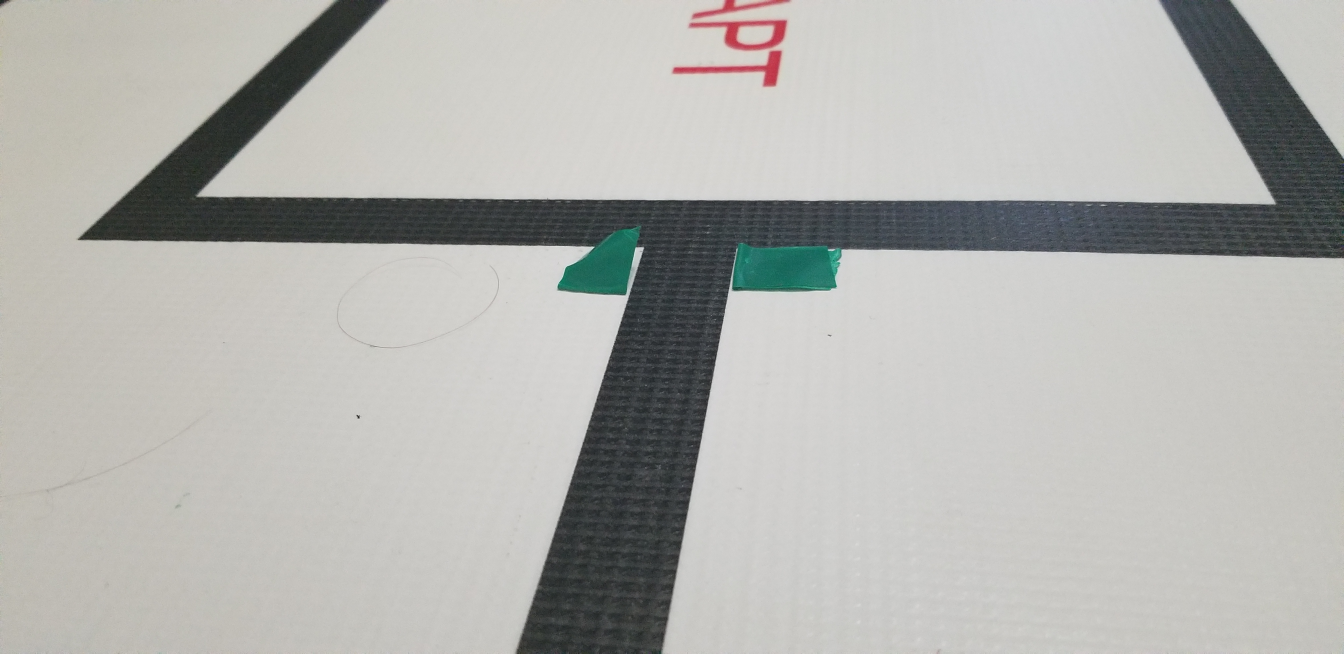
#> input picture software/vision/images/intersection/0.jpg, 4032 x 1960 px, found by its file name (shown at 1/3 size)
$ python intersection.py
#> lines starting #> are read from the running program, lines starting #| are printed output that depends on the picture
### software/vision/colors.py
import os

import cv2 as cv
import numpy as np

from .common import clean_mask, flatten, group

BLACK_COLOR_RANGE = (
        (0, 0, 0),
        (60, 60, 60)
        )
GREEN_COLOR_RANGE = (
        (140, 225, 100),
        (200, 255, 180)
        )
SILVER_COLOR_RANGE = (
        (55, 70, 90),
        (90, 90, 115)
        )
OBSTACLE_COLOR_RANGE = (
        (80, 60, 55),
        (110, 70, 65)
        )
ALL_RANGES = [
              BLACK_COLOR_RANGE,
              GREEN_COLOR_RANGE,
              SILVER_COLOR_RANGE,
              OBSTACLE_COLOR_RANGE
              ]
RANGE_NAMES = ("black", "green", "silver", "obstacle")


# [24 lines left out: functions _copy_all_ranges, load_color_ranges, save_color_ranges, not called in this run]


def find_black(img) -> cv.Mat:
    return find_color(img, BLACK_COLOR_RANGE)


def find_green(img) -> cv.Mat:
    return find_color(img, GREEN_COLOR_RANGE)


def find_silver(img) -> cv.Mat:
    return find_color(img, SILVER_COLOR_RANGE)


def find_obstacle(img) -> cv.Mat:
    return find_color(img, OBSTACLE_COLOR_RANGE)


def find_color(img: cv.Mat, range_) -> cv.Mat:
    img = cv.cvtColor(img, cv.COLOR_BGR2LAB)
    mask = cv.inRange(img, *range_)
    return clean_mask(mask)


# [50 lines left out: function main, not called in this run]


# [2 lines that do not run on import are left out]

### software/vision/common.py
import math
from typing import Iterable, List, Tuple
import numpy as np
import cv2 as cv

ColorT = Tuple[int, int, int]


def clean_mask(mask: cv.Mat) -> cv.Mat:
    kernel_erote = np.ones((3, 3), np.uint8)
    erosion = cv.erode(mask, kernel_erote, iterations=1)

    kernel_dilate = np.ones((9, 9), np.uint8)
    dilation = cv.dilate(erosion, kernel_dilate, iterations=2)

    kernel_close = np.ones((5,5),np.uint8)
    closing = cv.morphologyEx(dilation, cv.MORPH_CLOSE, kernel_close)

    return closing


def draw_horizontal_line(img: cv.Mat, y: int, color: ColorT):
    cv.line(img, (0, y), (img.shape[1], y), color)


def draw_vertical_line(img: cv.Mat, x: int, color: ColorT):
    cv.line(img, (x, 0), (x, img.shape[0]), color)


# [10 lines left out: function draw_angled_line, not called in this run]


def upper_row(mat: cv.Mat, height: int = 1) -> cv.Mat:
    return mat[0:height,:]


def lower_row(mat: cv.Mat, height: int = 1) -> cv.Mat:
    return mat[mat.shape[0] - height:,:]


def mid_row(mat: cv.Mat) -> cv.Mat:
    return mat[mat.shape[0] // 2,:]


def left_half(mat: cv.Mat) -> cv.Mat:
    return mat[:, (mat.shape[1] // 2):]


def right_half(mat: cv.Mat) -> cv.Mat:
    return mat[:, :(mat.shape[1] // 2)]


def is_mat_empty(mat: cv.Mat) -> bool:
    return bool(np.all(mat == 0))


def is_mat_filled(mat: cv.Mat) -> bool:
    return bool(np.all(mat))


# [5 lines left out: function get_fill_frac, not called in this run]


def flatten(l: Iterable[tuple]) -> list:
    return [y for x in l for y in x]


def group(l, elements: int) -> List[tuple]:
    return [tuple(l[i + x] for x in range(elements)) for i in range(0, len(l) - (elements - 1), elements)]

### software/vision/intersection.py
from enum import Enum
from typing import Tuple

import numpy as np
import cv2.cv2 as cv

from .colors import find_green

TEST_IMAGE = "./vision/images/intersection/0.jpg"


class MarkersPosition(Enum):
    NONE = 0
    LEFT = 1
    RIGHT = 2
    BOTH = 3


def find(img, line_x: int, black_window: Tuple[int, int]) -> MarkersPosition:
    green_window = img[black_window[0]:black_window[1],:]
    left_green = np.flip(green_window[:,:line_x], axis=1)
    right_green = green_window[:,line_x:]

    has_green = [np.any(x > 0) for x in (left_green, right_green)]
    position_num = sum(x + i * x for i, x in enumerate(has_green))

    return MarkersPosition(position_num)


def main():
    from . import line
    from .colors import find_black

    img = cv.imread(TEST_IMAGE)
#> img is the input picture: shape (1960, 4032, 3); mean B, G, R 175.6, 179.1, 179
    img = cv.resize(img, (img.shape[1] // 4, img.shape[0] // 4))
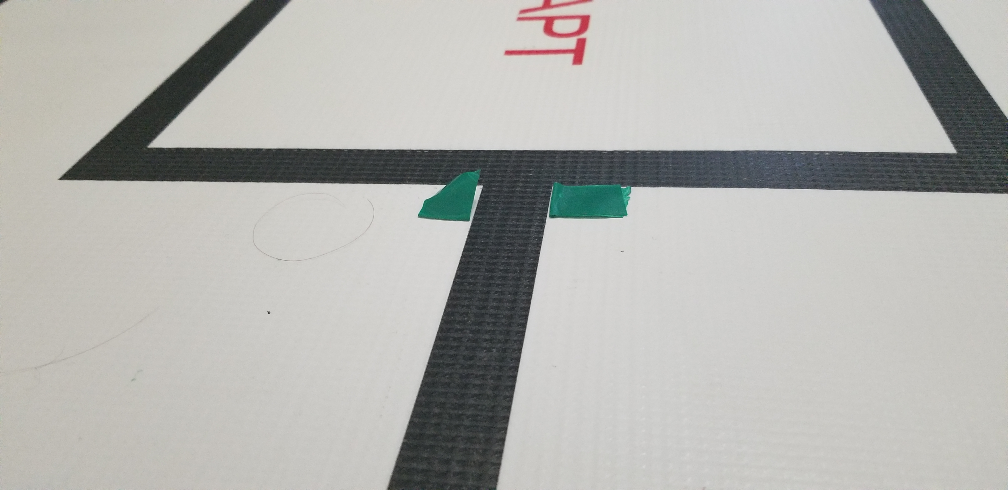
#> img: shape (490, 1008, 3); mean B, G, R 175.7, 179.2, 179.1
    img = img[:230,:]
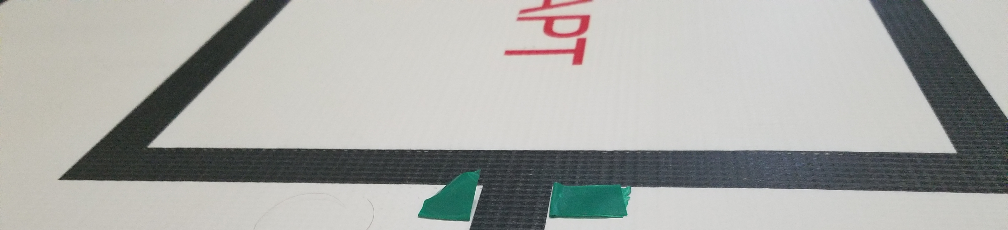
#> img: shape (230, 1008, 3); mean B, G, R 166.4, 169.8, 168.7

    green = find_green(img)
#> in find_color, `img = cv.cvtColor(img, cv.COLOR_BGR2LAB)`: img: shape (230, 1008, 3); mean of channels 0, 1, 2 174.9, 127.1, 129.6
#> in find_color, `mask = cv.inRange(img, *range_)`: mask: shape (230, 1008); every value is 0
    black = find_black(img)

#> (the run stopped early here; a loop or call above may not have finished)
